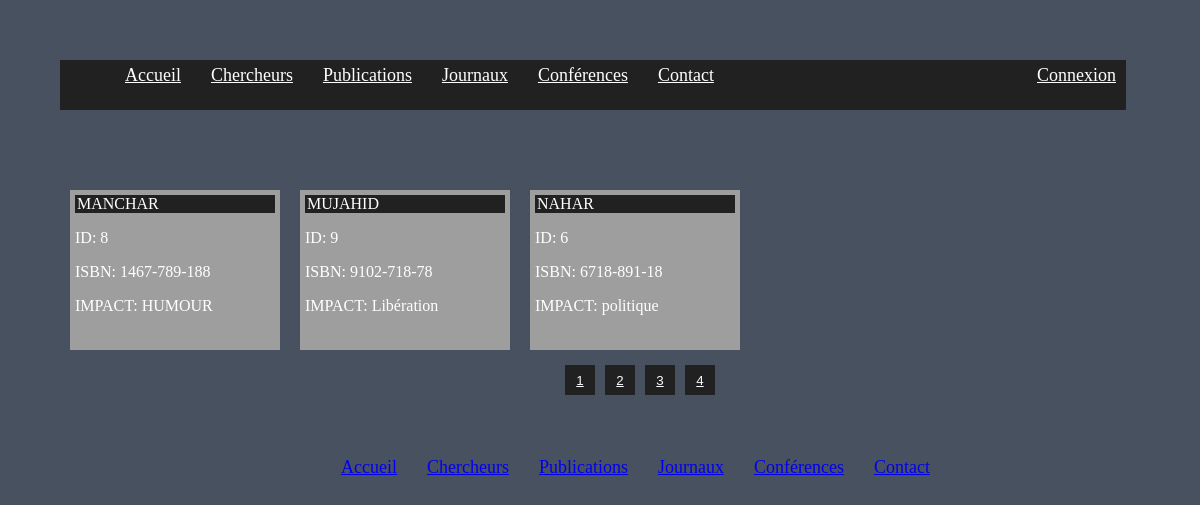
The app's page /index.php?menu=4&page=3 with its own data.
### tables this page shows
CREATE TABLE `journal` (
  `id` int(11) NOT NULL,
  `titre` varchar(25) NOT NULL,
  `isbn` varchar(25) NOT NULL,
  `impact` varchar(50) NOT NULL,
  `idEditeur` int(11) NOT NULL
);

### controller/journauxController.php (called while the page is built)
<?php
$db = Registry::getInstance()->getDbConnection();
$journauxModel = new journauxModel($db);
if(isset($_GET['page']))
{
    $page = $_GET['page'];
    $journaux = $journauxModel->getJournaux(($page-1)*3);
}else
    $journaux = $journauxModel->getJournaux(1);
$nbrPages = $journauxModel->getNbrPages();
if($nbrPages % 3!=0) $nbrPages=$nbrPages/3 + 1;

### model/journauxModel.php (called while the page is built, shortened)
<?php
class journauxModel
{
    private $dbConnection;
    function __construct(PDO $dbConnection)
    {
        $this->dbConnection=$dbConnection;
    }
    public function getJournaux($offset)
    {
        $query = $this->dbConnection->prepare("select * from journal ORDER BY titre ASC LIMIT ?,3");
        $query->bindValue(1,$offset,PDO::PARAM_INT);
        $query->execute();
        $result=$query->fetchAll();
        return $result;
    }
    public function getNbrPages()
    {
        $query="select * from journal";
        $result = $this->dbConnection->query($query);
        return $result->rowCount();
    }
}

### model/journal.php (called while the page is built, shortened)
<?php
class journal
{
    private $id;
    private $titre;
    private $isbn;
    private $impact;
    private $site;
    function __construct($id,$titre,$isbn,$impact,$themes,$site)
    {
        $this->id=$id;
        $this->titre=$titre;
        $this->isbn=$isbn;
        $this->impact=$impact;
        $this->site=$site;
    }
    public function getId()
    {
        return $this->id;
    }
    public function getTitre()
    {
        return $this->titre;
    }
    public function getIsbn()
    {
        return $this->isbn;
    }
    public function getImpact()
    {
        return $this->impact;
    }
    public function getSite()
    {
        return $this->site;
    }
}

### view/journaux.php (the view)
<html>
<?php
require "controller/journauxController.php";
?>
<body>
<?php foreach ($journaux as $res) :
        $journal=new journal($res['id'],$res['titre'],$res['isbn'],$res['impact'],null,null);
?>
    <?php echo "<a href='".$journal->getSite()."' target='_blank'>"; ?>
        <div id="journal">
            <legend><?= $journal->getTitre(); ?></legend>
            <p>ID: <?= $journal->getId(); ?></p>
            <p>ISBN: <?= $journal->getIsbn(); ?></p>
            <p>IMPACT: <?= $journal->getImpact();?></p>
        </div>
    <?php echo "</a>"; ?>
<?php endforeach;?>
<div id="list">
    <?php
    for ($i=1;$i<=$nbrPages;$i++)
        echo "<button><a href='index.php?menu=4&page=".$i."'>".$i."</a></button>";
    ?>
</div>
</body>
</html>

### assets/css/style.css (style rules this page uses)
body { margin: 5% 5% 5% 5%; background-color:#fafafa; }
legend { background-color: #fafafa; }
div#list { clear: left; color: #fafafa; margin-left: 500px; }
div#list button { background-color: #212121; color: #fafafa; width: 30px; height: 30px; border: 0px; margin: 5px 5px 5px 5px; }
div#list a { color: #fafafa; width: 30px; height: 30px; }
div#journal { display: inline-block; float: left; width: 200px; height: 150px; background-color: #9e9e9e; margin: 10px 10px 10px 10px; padding: 5px 5px 5px 5px; color: white; }
div#journal legend { background-color: #212121; }

### records on screen
journal: titre "MANCHAR", id "8", isbn "1467-789-188", impact "HUMOUR"
journal: titre "MUJAHID", id "9", isbn "9102-718-78", impact "Libération"
journal: titre "NAHAR", id "6", isbn "6718-891-18", impact "politique"
